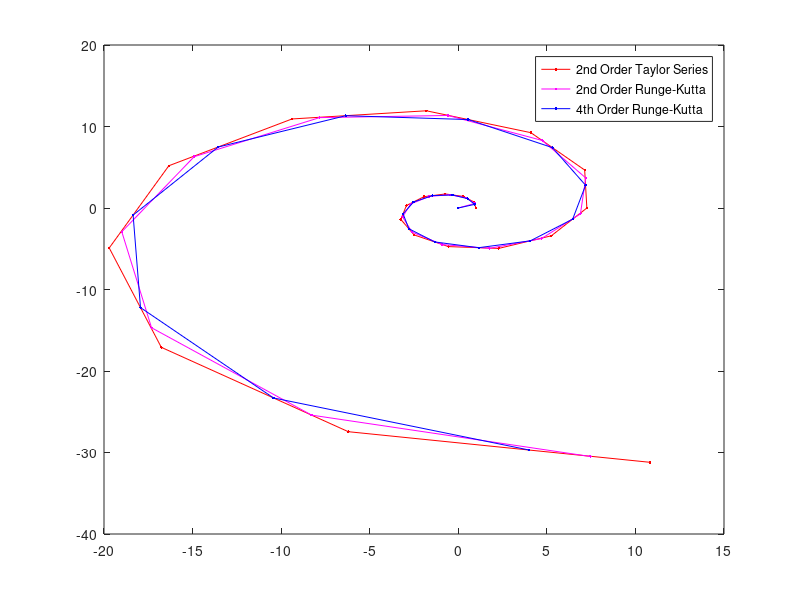

Here is the MATLAB script that generated this plot: (Note: this script raises an error after producing the figure.)
%
% Computational Engr 8103
% Allen Spain
%
function ODEComparison

fx_x = 0;
fx_y = -1;
fy_x = 1;
fy_y = 0;

f1 = @(y) -y; % function
ff1 = @(y) fx_y + fy_x*(f1(y)); % function 2

f2 = @(x) x;
ff2 = @(x) fy_x + fx_y*f1(x);

% initial conditions
range = 10;
h = 0.5;
t(1) = 0;

x(1) = 1;
y(1) = 0;

for i=1:range/h

  %  2nd order Taylor Series method
  x(i+1) = x(i) + h*f1(y(i)) + h^2*ff1(y(i))/2;
  y(i+1) = y(i) + h*f2(x(i)) + h^2*ff2(x(i))/2;

  % 2nd order Runge-Kutta
  % x' = -y
  K1 = h*f1(y(i));
  K2 = h*(f1(y(i)) + (h*0.5*fx_y) + (0.5*K1*fx_x));
  Rx(i+1) = x(i) + ( K1 + K2 )/2;

  % y' = x
  K1 = h*f2(x(i));
  K2 = h*(f2(x(i)) + (h*0.5*fy_x) + (0.5*K1*fy_y));
  Ry(i+1) = y(i) + ( K1 + K2 )/2;

  % 4th order Runge-Kutta
  K1 = h*f1(y(i));
  K2 = h*(f1(y(i)) + (h*0.5*fx_y) + (0.5*K1*fx_x));
  K3 = h * h*(f1(y(i)) + (h*0.5*fx_y) + (0.5*K2*fx_x));
  K4 = h * h*(f1(y(i)) + (h*0.5*fx_y) + (0.5*K3*fx_x));
  Rx4(i+1) = x(i) + ( K1 + 2*K2 + 2*K3+ K4 )/6;

  K1 = h*f2(x(i));
  K2 = h*(f2(x(i)) + (h*0.5*fy_x) + (0.5*K1*fy_y));
  K3 = h * h*(f2(x(i)) + (h*0.5*fy_x) + (0.5*K2*fy_y));
  K4 = h * h*(f2(x(i)) + (h*0.5*fy_x) + (0.5*K3*fy_y));
  Ry4(i+1) = y(i) + ( K1 + 2*K2 + 2*K3 + K4 )/6;

  t(i+1) = t(i) + h; % increment the counter

end
plot(x,y,'r.-','DisplayName','2nd Order Taylor Series')
hold on
plot(Rx,Ry,'m.-','DisplayName','2nd Order Runge-Kutta')
plot(Rx4,Ry4,'b.-','DisplayName','4th Order Runge-Kutta')
hold off

lgd = legend;
lgd.NumColumns = 1;
